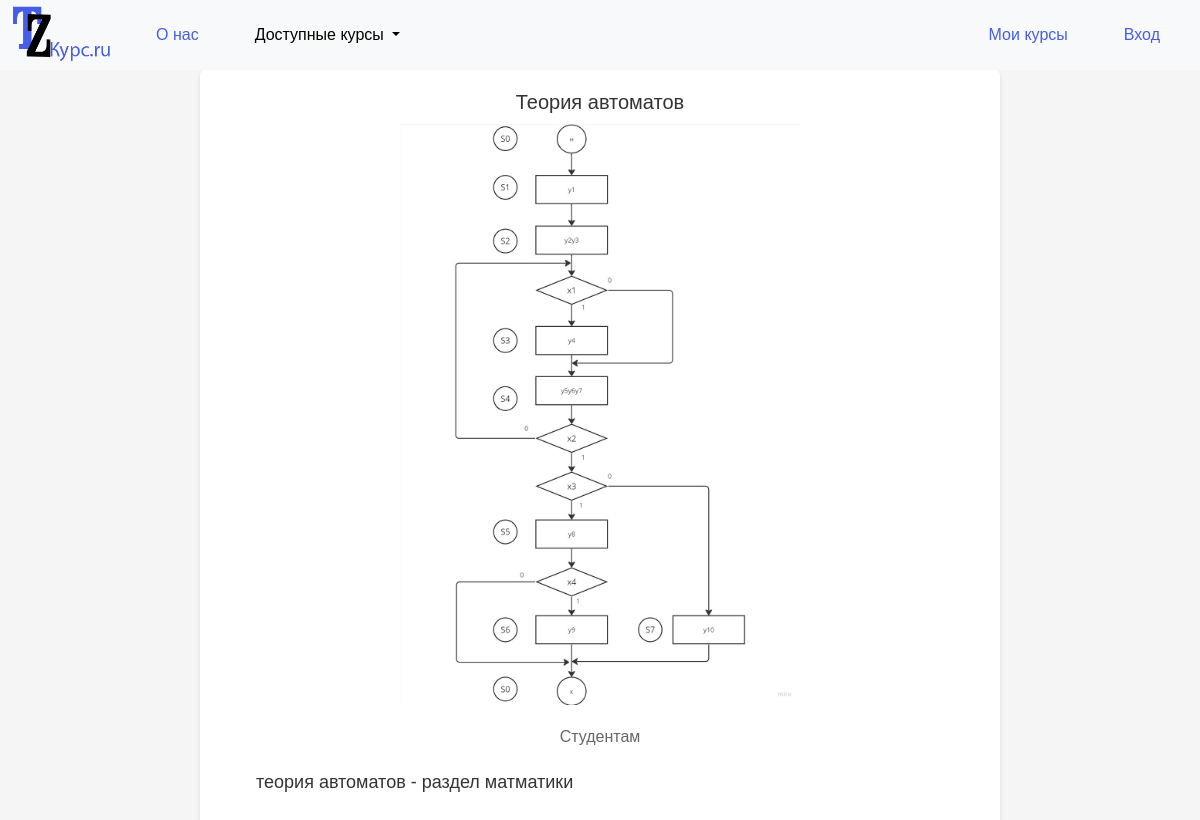
Screenshot of /course_details/4 with the database file from the repository.
### main/models.py (models this page shows, shortened)
class Course(models.Model):
    CATEGORY_CHOICES = [
        ('students', 'Студентам'),
        ('ege', 'Подготовка к ЕГЭ'),
    ]
    title = models.CharField(max_length=100, blank=False, default='')
    description = models.TextField(blank=False, default='')
    category = models.CharField(max_length=20, choices=CATEGORY_CHOICES, blank=False, default='students')
    image = models.ImageField(upload_to='course_images/', blank=False, default='')

### main/views.py (the view)
# urls.py: path('course_details/<int:course_id>', views.course_details, name='course_details'),
def course_details(request, course_id):
    course = get_object_or_404(Course, id=course_id)
    return render(request, 'main/course_details.html', {'course': course})

### main/templates/main/course_details.html (shortened to what this page needs)
{% extends 'main/base.html' %}
{% block content %}
<head>
    {% load static %}
    <link  rel="stylesheet" href="{% static 'main/css/display_about_course.css' %}">
</head>
<body>
    <div class="container">
        <h1 class="course-title">{{ course.title }}</h1>
        <img src="{{ course.image.url }}" alt="{{ course.title }}" class="course-image">
        <p class="course-category">{{ course.get_category_display }}</p>
        <p class="course-description">{{ course.description }}</p>
    </div>
</body>
{% endblock %}

### static/main/css/main.css (style rules this page uses)
body { margin: 0 !important; padding: 0 !important; width: 100%; max-width: 100%; overflow-x: hidden; }
html { width: 100%; max-width: 100%; overflow-x: hidden; }
.container { margin-top: 20px; margin-bottom: 20px; }

### static/main/css/display_about_course.css (style rules this page uses)
body { font-family: Arial, sans-serif; background-color: #f5f5f5; margin: 0; padding: 20px; }
.container { max-width: 800px; margin: 0 auto; padding: 20px; background-color: #fff; border-radius: 5px; box-shadow: 0 2px 4px rgba(0, 0, 0, 0.1); }
h1.course-title { color: #333; font-size: 20px; text-align: center; margin-bottom: 10px; }
img.course-image { display: block; margin: 0 auto; width: 400px; height: auto; margin-bottom: 20px; }
p.course-category { color: #666; font-size: 16px; text-align: center; margin-bottom: 20px; }
p.course-description { color: #333; font-size: 18px; text-align: left; text-indent: 2em; }

### rows the page displays
Course: title "Теория автоматов", image (picture), category "Студентам", description "теория автоматов - раздел матматики"
